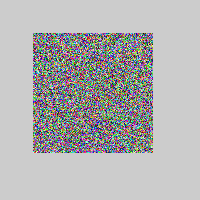
Frame 1 (no input)
Frame 60 (the mouse pressed at the canvas centre just before this capture): identical to frame 1, image omitted
Frame 120 (the mouse held since frame 60 and released just before this capture): identical to frame 1, image omitted

The Processing sketch that drew this single still picture (run headless with seeded random() and noise(); from frame 60 on, the mouse is pressed at the canvas centre):

// Processing sketch: v001
// ── v001.pde
/**
 * Create Image. 
 * 
 * The createImage() function provides a fresh buffer of pixels to play with.
 * This example creates an image gradient.
 */

PImage img;

void setup() 
{
  size(200, 200);  
  img = createImage(120, 120, RGB);
  for(int i=0; i < img.pixels.length; i++) {
    img.pixels[i] = color(int(random(0,255)), int(random(0,255)), int(random(0,255)));
  }
}

void draw() 
{
  background(204);
  image(img, 33, 33);
  //  print("Hello");
  //  print(img.pixels[0].color());
  float r = red(img.pixels[0]);
  println(r);
}
